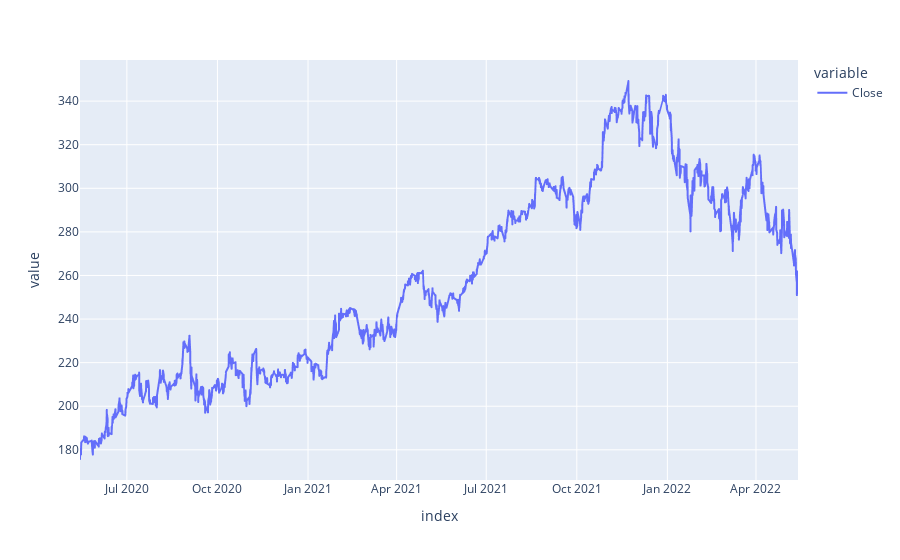

This figure's notebook cell:
### Code cell
pd.options.plotting.backend = "plotly"
intraday_data.plot(y=['Open'])

### Figure 1 — Plotly figure (JSON) as saved in the notebook; plotly's stock layout.template omitted (floating-point values rounded to 4 significant figures; data arrays with more than 128 entries replaced by an {"elided": "..."} marker saying what was removed)
{"data": [{"hovertemplate": "variable=Close<br>index=%{x}<br>value=%{y}<extra></extra>", "legendgroup": "Close", "line": {"color": "#636efa", "dash": "solid"}, "marker": {"symbol": "circle"}, "mode": "lines", "name": "Close", "showlegend": true, "type": "scattergl", "x": {"elided": "3526 str values"}, "xaxis": "x", "y": {"elided": "3526 float values"}, "yaxis": "y"}], "layout": {"legend": {"title": {"text": "variable"}, "tracegroupgap": 0}, "margin": {"t": 60}, "xaxis": {"anchor": "y", "domain": [0, 1], "title": {"text": "index"}}, "yaxis": {"anchor": "x", "domain": [0, 1], "title": {"text": "value"}}}}
